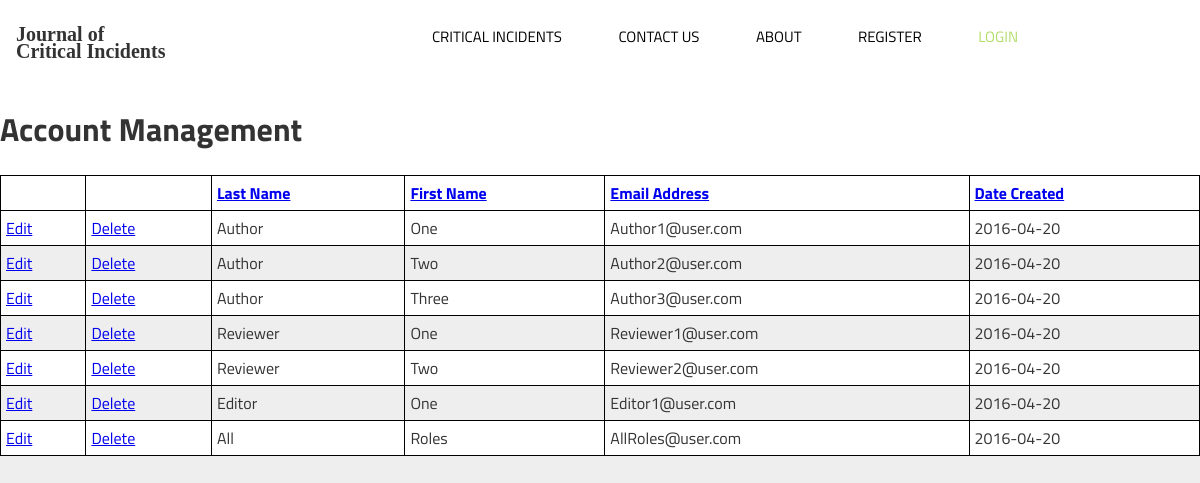
Page /account_management.php on the committed database.
### tables this page shows
CREATE TABLE Users
(
UserID int NOT NULL AUTO_INCREMENT,
EmailAddress varchar(200) NOT NULL UNIQUE,
PasswordHash varchar(200) NOT NULL,
FirstName varchar(15) NOT NULL,
LastName varchar(30) NOT NULL,
MemberCode varchar(20),
ValidMembership tinyint(1) NOT NULL DEFAULT '0',
InstitutionAffiliation varchar(100),
EmailStatusID int NOT NULL,
NewEmailAddress varchar(200),
NewEmailAddressCreateDate date,
EmailVerificationGUID varchar(32),
Active tinyint(1) NOT NULL DEFAULT '1',
NonActiveNote varchar(500) NULL,
CreateDate date NOT NULL,
RequestBecomeReviewer tinyint(1) NOT NULL DEFAULT '0',
RequestBecomeEditor tinyint(1) NOT NULL DEFAULT '0',
PRIMARY KEY (UserID),
FOREIGN KEY (EmailStatusID) REFERENCES EmailStatus(EmailStatusID)
);

### public_html/account_management.php (the view, shortened to what this page needs)
<?php
include ('includes/header.php');
echo '<h1>Account Management</h1>';
require ('../mysqli_connect.php');
$display = 10;
if (isset($_GET['s']) && is_numeric($_GET['s'])) {
	$start = $_GET['s'];
} else {
	$start = 0;
}
$sort = (isset($_GET['sort'])) ? $_GET['sort'] : 'cd';
switch ($sort) {
	default:
		$order_by = 'CreateDate ASC';
		break;
}
$query= "SELECT UserID, LastName, FirstName, EmailAddress, CreateDate FROM users ORDER BY $order_by LIMIT $start, $display";
$result = @mysqli_query ($dbc, $query);
echo '<table align="center" cellspacing="0" cellpadding="5" width="75%">
<tr>
	<td align="left"><b></b></td>
	<td align="left"><b></b></td>
	<td align="left"><b><a href="account_management.php?sort=ln">Last Name</a></b></td>
	<td align="left"><b><a href="account_management.php?sort=fn">First Name</a></b></td>
	<td align="left"><b><a href="account_management.php?sort=ea">Email Address</a></b></td>
	<td align="left"><b><a href="account_management.php?sort=cd">Date Created</a></b></td>
</tr>
';
$bg = '#eeeeee';
while ($row = mysqli_fetch_array($result, MYSQLI_ASSOC)) {
	$bg = ($bg=='#eeeeee' ? '#ffffff' : '#eeeeee');
		echo '<tr bgcolor="' . $bg . '">
		<td align="left"><a href="#' . $row['UserID'] . '">Edit</a></td>
		<td align="left"><a href="#' . $row['UserID'] . '">Delete</a></td>
		<td align="left">' . $row['FirstName'] . '</td>
		<td align="left">' . $row['LastName'] . '</td>
		<td align="left">' . $row['EmailAddress'] . '</td>
		<td align="left">' . $row['CreateDate'] . '</td>
	</tr>
	';
}
echo '</table>';
?>

### public_html/includes/header.php (shortened to what this page needs)
 <!DOCTYPE HTML>
<html>
    <head>
	    <link rel="stylesheet" href="css/stylesheet.css" type="text/css">
        <link rel="stylesheet" href="css/global.css" type="text/css" media="screen">
        <link rel="stylesheet" href="css/glyphs.css" type="text/css" media="screen">
    </head>
    <body class="loggedout">
    	<div class="pagewidth toppad">
            <header>
            	<div class="navbar row">
        			<a class="col s2 navbar-brand logotype alt_text active" href="index.php">Journal of<br> Critical Incidents</a>
        		    <ul class="nav col s8">
                        <?php
           				if (isset($_SESSION['UserID'])) {
                            if (isset($_SESSION['UserID']) && $_SESSION['isEditor'] == 1) {
                                echo '<li><a href="editor_incident_management.php">Dashboard</a></li>';
                            }elseif (isset($_SESSION['UserID']) && $_SESSION['isAuthor'] == 1) {
                                echo '<li><a href="author_incident_management.php">Dashboard</a></li>';
                            }elseif (isset($_SESSION['UserID']) && $_SESSION['isReviewer'] == 1) {
                                echo '<li><a href="reviewer_incident_management.php">Dashboard</a></li>';
                            }
                            echo '<li><a href="search_critical_incidents.php">Critical Incidents</a></li>';
                			echo '<li><a href="contact.php">Contact Us</a></li>';
                            echo '<li><a href="account_settings.php">Account Settings</a></li>';
							echo '<li><a href="about.php">About</a></li>';
           					echo '<li><a href="logout.php">Logout</a></li>';
           				} else {
                            echo '<li><a href="search_critical_incidents.php">Critical Incidents</a></li>';
                			echo '<li><a href="contact.php">Contact Us</a></li>';
							echo '<li><a href="about.php">About</a></li>';
                            echo '<li><a href="register.php">Register</a></li>';
           					echo '<li><a id="togglelogin" href="login.php" onclick="return false;">Login</a></li>';
           				}?>
            		</ul>
                </div>
            </header>

### public_html/css/global.css (style rules this page uses)
.alt_text { color:#b4b4b4; }
* { box-sizing: border-box; }
.pagewidth { width:100%; margin: 0px auto; padding:0; overflow:none; background:#fff; }
.toppad { padding-top:7%; }
body { margin: 0; padding: 0; background-color: #eee; font-family: "Titillium Web", helvetica, arial, sans-serif; color: #333; overflow: auto; }
.pagewidth header { position:fixed; top:-3%; width:100%; z-index:500; }
.navbar { width:100%; background-color:rgba(255,255,255,0.95); margin:0 auto; }
.navbar-brand { width:100%; margin-top:1.5%; }
a.logotype { font-weight:bold; text-decoration:none; transition:all 0.2s; line-height:17px; font-size:13px; font-family:Georgia, serif; }
a.active.logotype { color:#333; font-size:20px; line-height: 17px; }
ul.nav { list-style-type:none; display:block; text-align:center; }
ul.nav li { display:inline; margin-right:5%; }
ul.nav li:last-child { margin-right:revert; }
ul.nav li a { text-decoration:none; text-transform:uppercase; color:black; font-size:15px; transition:all 0.2s; text-align:center; }
.loggedout .navbar ul.nav li:last-child a { color:#b2dc68; }
.row { margin: 1.0rem 0 0 0; padding: 0; }
.row:after { content: ""; display: table; clear: both; }
.col { float: left; width: 100%; }
.col { padding: 1.0rem; }
.col:last-child { margin-right:0; }
ul { list-style-type: none; padding:0; }
li { color: black; }
.jcf-select select, { z-index: 1; left: 0; top: 0; }
@media only screen and (min-width:768px) { .col.s2 { width: 20%; } }
@media only screen and (min-width:768px) { .col.s8 { width: 80%; } }
.side p, li { padding-left: 10px; }
table { width: 100%; border-collapse: collapse; }
table td, table th { border: 1px solid black; }

### rows in the picture
users: FirstName "Author", LastName "One", EmailAddress "Author1@user.com", CreateDate "2016-04-20"
users: FirstName "Author", LastName "Two", EmailAddress "Author2@user.com", CreateDate "2016-04-20"
users: FirstName "Author", LastName "Three", EmailAddress "Author3@user.com", CreateDate "2016-04-20"
users: FirstName "Reviewer", LastName "One", EmailAddress "Reviewer1@user.com", CreateDate "2016-04-20"
users: FirstName "Reviewer", LastName "Two", EmailAddress "Reviewer2@user.com", CreateDate "2016-04-20"
users: FirstName "Editor", LastName "One", EmailAddress "Editor1@user.com", CreateDate "2016-04-20"
users: FirstName "All", LastName "Roles", EmailAddress "AllRoles@user.com", CreateDate "2016-04-20"
